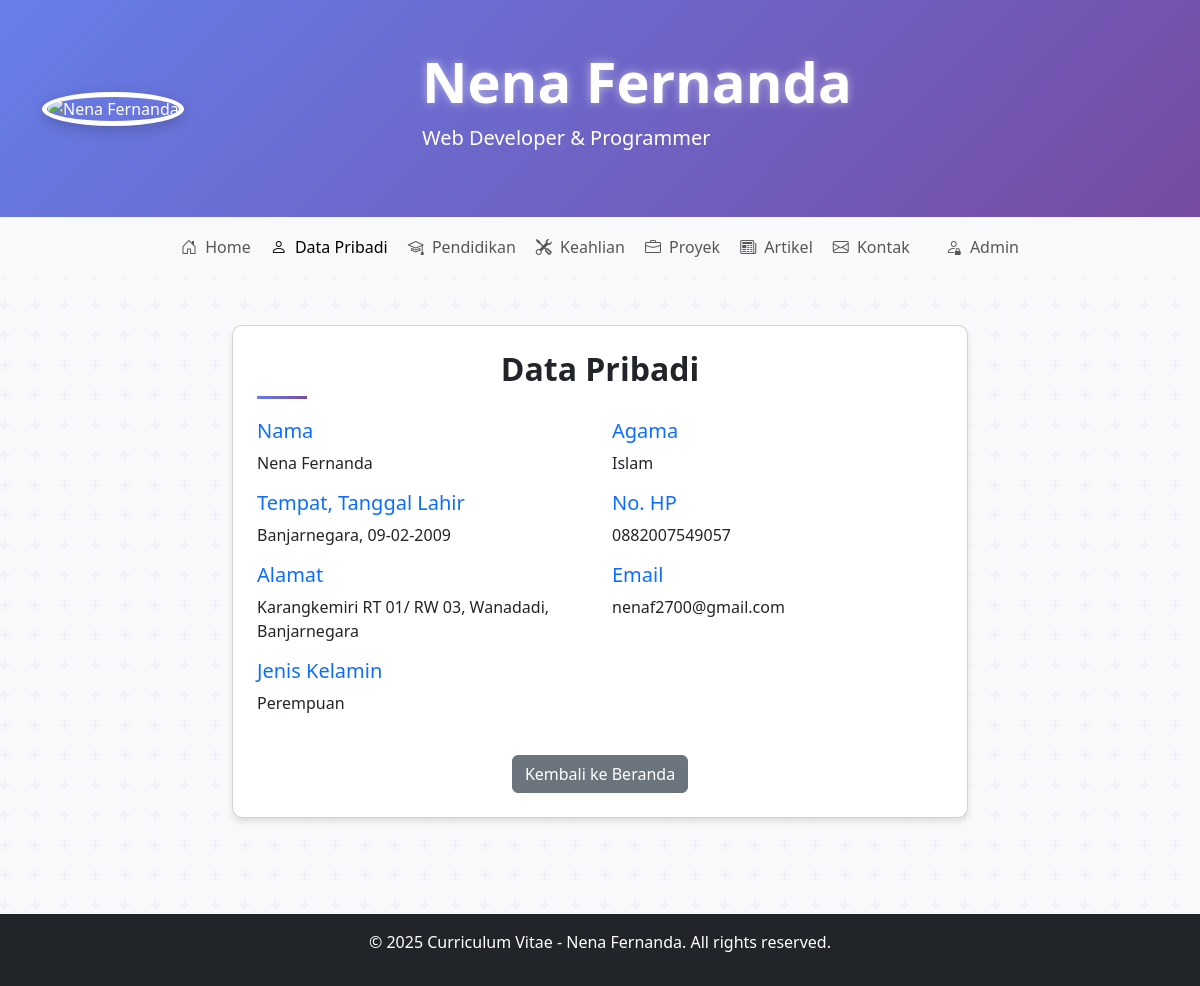
Page /personal.php on the committed database.
### tables this page shows
CREATE TABLE `cv_data` (
  `id` int(11) NOT NULL,
  `section` varchar(50) NOT NULL,
  `title` varchar(255) NOT NULL,
  `content` text NOT NULL,
  `order_position` int(11) DEFAULT 0,
  `created_at` timestamp NOT NULL DEFAULT current_timestamp()
);

### config.php (called while the page is built, shortened)
<?php
function getConnection() {
    try {
        $pdo = new PDO("mysql:host=" . DB_HOST . ";dbname=" . DB_NAME, DB_USER, DB_PASS);
        $pdo->setAttribute(PDO::ATTR_ERRMODE, PDO::ERRMODE_EXCEPTION);
        return $pdo;
    } catch(PDOException $e) {
        die("Connection failed: " . $e->getMessage());
    }
}
function getCvDataBySection($section) {
    $pdo = getConnection();
    $stmt = $pdo->prepare("SELECT * FROM cv_data WHERE section = ? ORDER BY order_position ASC");
    $stmt->execute([$section]);
    return $stmt->fetchAll(PDO::FETCH_ASSOC);
}
?>

### personal.php (the view, shortened to what this page needs)
<?php
require_once 'config.php';
$personalData = getCvDataBySection('personal');
?>
<!DOCTYPE html>
<html lang="id">
<head>
    <link href="https://cdn.jsdelivr.net/npm/bootstrap@5.3.0/dist/css/bootstrap.min.css" rel="stylesheet">
    <link rel="stylesheet" href="https://cdn.jsdelivr.net/npm/bootstrap-icons@1.10.0/font/bootstrap-icons.css">
    <link rel="stylesheet" href="style.css">
    <link rel="stylesheet" href="style_articles.css">
</head>
<body>
    <header class="header-bg py-5">
        <div class="container">
            <div class="row align-items-center">
                <div class="col-md-4 text-center text-md-start">
                    <img src="img/nena.jpg" alt="Nena Fernanda" class="profile-img rounded-circle pulse">
                </div>
                <div class="col-md-8 mt-4 mt-md-0">
                    <h1 class="display-4 fw-bold white-text">Nena Fernanda</h1>
                    <p class="lead">Web Developer & Programmer</p>
                </div>
            </div>
        </div>
    </header>
    <nav class="navbar navbar-expand-lg navbar-light bg-light sticky-top">
        <div class="container">
            <div class="collapse navbar-collapse" id="navbarNav">
                <ul class="navbar-nav mx-auto">
                    <li class="nav-item">
                        <a class="nav-link" href="index.php"><i class="bi bi-house-door me-1"></i> Home</a>
                    </li>
                    <li class="nav-item">
                        <a class="nav-link active" href="personal.php"><i class="bi bi-person me-1"></i> Data Pribadi</a>
                    </li>
                    <li class="nav-item">
                        <a class="nav-link" href="education.php"><i class="bi bi-mortarboard me-1"></i> Pendidikan</a>
                    </li>
                    <li class="nav-item">
                        <a class="nav-link" href="skills.php"><i class="bi bi-tools me-1"></i> Keahlian</a>
                    </li>
                    <li class="nav-item">
                        <a class="nav-link" href="projects.php"><i class="bi bi-briefcase me-1"></i> Proyek</a>
                    </li>
                    <li class="nav-item">
                        <a class="nav-link" href="articles_redirect.php"><i class="bi bi-newspaper me-1"></i> Artikel</a>
                    </li>
                    <li class="nav-item">
                        <a class="nav-link" href="contact.php"><i class="bi bi-envelope me-1"></i> Kontak</a>
                    </li>
                    <li class="nav-item ms-3">
                        <a class="nav-link" href="admin.php"><i class="bi bi-person-lock me-1"></i> Admin</a>
                    </li>
                </ul>
            </div>
        </div>
    </nav>
    <main class="py-5">
        <div class="container">
            <div class="row justify-content-center">
                <div class="col-lg-8">
                    <div class="card p-4">
                        <h2 class="section-title text-center">Data Pribadi</h2>
                        <div class="row">
                            <?php
                            $half = ceil(count($personalData) / 2);
                            $firstHalf = array_slice($personalData, 0, $half);
                            $secondHalf = array_slice($personalData, $half);
                            ?>
                            <div class="col-md-6">
                                <?php foreach($firstHalf as $item): ?>
                                    <div class="mb-3">
                                        <h5 class="text-primary"><?php echo htmlspecialchars($item['title']); ?></h5>
                                        <p><?php echo htmlspecialchars($item['content']); ?></p>
                                    </div>
                                <?php endforeach; ?>
                            </div>
                            <div class="col-md-6">
                                <?php foreach($secondHalf as $item): ?>
                                    <div class="mb-3">
                                        <h5 class="text-primary"><?php echo htmlspecialchars($item['title']); ?></h5>
                                        <p><?php echo htmlspecialchars($item['content']); ?></p>
                                    </div>
                                <?php endforeach; ?>
                            </div>
                        </div>
                        <div class="text-center mt-4">
                            <a href="index.php" class="btn btn-secondary">Kembali ke Beranda</a>
                        </div>
                    </div>
                </div>
            </div>
        </div>
    </main>
    <footer class="bg-dark text-white text-center py-3 mt-5">
        <div class="container">
            <p>&copy; 2025 Curriculum Vitae - Nena Fernanda. All rights reserved.</p>
        </div>
    </footer>
</body>
</html>

### style.css (style rules this page uses)
.white-text { color: #ffffff; text-shadow: 0 0 10px rgba(255, 255, 255, 0.5); }
.pulse { animation: pulse 2s infinite; }

### style_articles.css (style rules this page uses)
body { background-color: #f8f9fa; }
.card { animation: fadeInUp 0.5s ease forwards; opacity: 0; transform: translateY(20px); }
.card:nth-child(1) { animation-delay: 0.1s; }

### personal.php (style rules this page uses)
body { background-color: #f8f9fa; font-family: 'Segoe UI', Tahoma, Geneva, Verdana, sans-serif; }
.header-bg { background: linear-gradient(135deg, #667eea 0%, #764ba2 100%); color: white; }
.card { border-radius: 10px; box-shadow: 0 4px 6px rgba(0, 0, 0, 0.1); transition: transform 0.3s; }
.section-title { position: relative; padding-bottom: 10px; margin-bottom: 20px; font-weight: 600; }
.section-title:after { content: ''; position: absolute; bottom: 0; left: 0; width: 50px; height: 3px; background: linear-gradient(135deg, #667eea 0%, #764ba2 100%); }
.profile-img { width: 150px; height: 150px; object-fit: cover; border: 5px solid #fff; box-shadow: 0 4px 15px rgba(0, 0, 0, 0.2); }
.nav-link { font-weight: 500; padding: 10px 15px; border-radius: 5px; margin: 0 2px; transition: all 0.3s; }

### rows in the picture
cv_data: title "Nama", content "Nena Fernanda"
cv_data: title "Tempat, Tanggal Lahir", content "Banjarnegara, 09-02-2009"
cv_data: title "Alamat", content "Karangkemiri RT 01/ RW 03, Wanadadi, Banjarnegara"
cv_data: title "Jenis Kelamin", content "Perempuan"
cv_data: title "Agama", content "Islam"
cv_data: title "No. HP", content "0882007549057"
cv_data: title "Email", content "nenaf2700@gmail.com"
